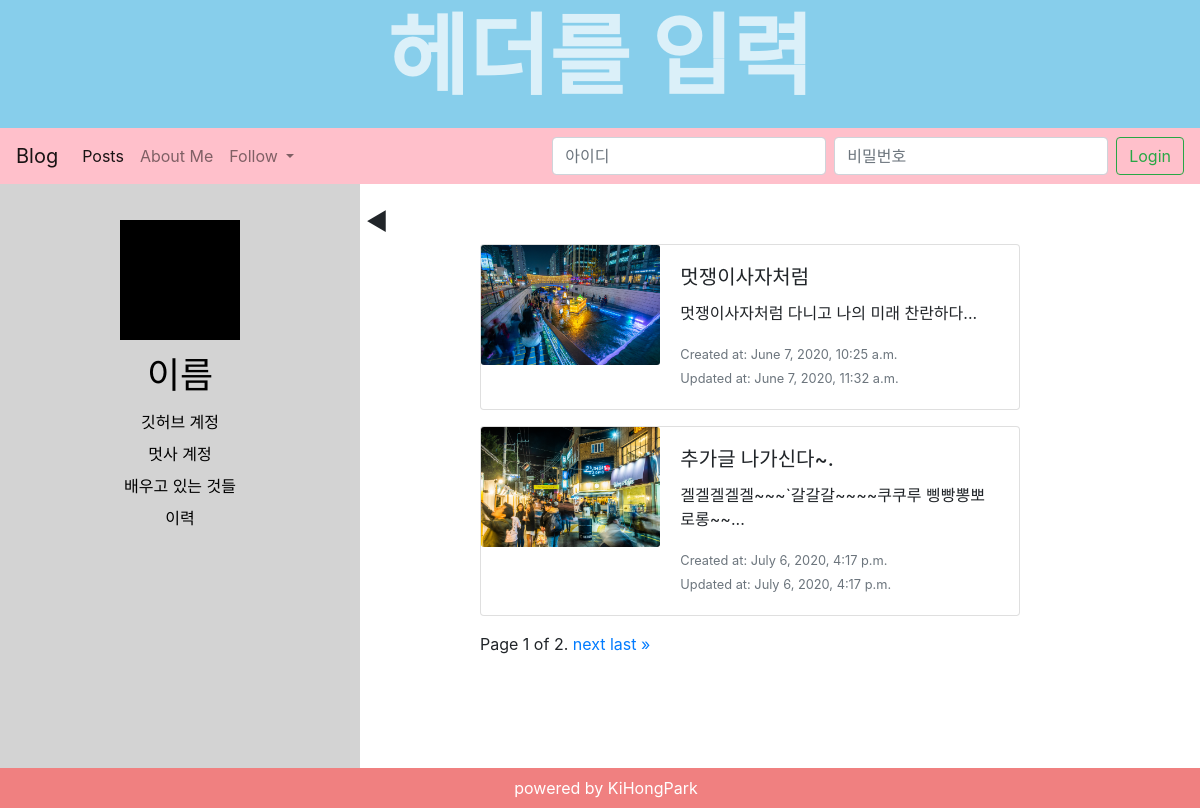
The page / on the database its author committed.
### posts/models.py (models this page shows, shortened)
class Post(models.Model):
    title = models.CharField(max_length= 100)
    body = models.TextField()
    img = models.ImageField(upload_to = "posts/image", null=True)
    created_at = models.DateTimeField(auto_now_add=True)
    updated_at = models.DateTimeField(auto_now=True)
    def summary(self): # self는 자기 자신을 가르킨다.
        return self.body[0:30] + "..." # 포스트 글의 body요소를 돌려주는데 0에서 30까지만 돌려준다.

### posts/views.py (the view)
# urls.py: 2. Add a URL to urlpatterns:  path('', views.home, name='home')
def home(request):
    posts = Post.objects.all() # posts는 게시글이 담긴 배열
    paginator = Paginator(posts, 2) # 페이지네이터 함수 사용 # 추가된 코드
    page_number = request.GET.get("page") # 페이지 넘버 가져오기 # 추가된 코드
    page_posts = paginator.get_page(page_number) # 추가된 코드
    return render(request, "posts/index.html", {"posts":page_posts}) # 변경된 코드

### posts/templates/posts/index.html (shortened to what this page needs)
{% load static from static %}
<!DOCTYPE html>
<html lang="en">
<head>
  <link rel="stylesheet" href="https://stackpath.bootstrapcdn.com/bootstrap/4.5.0/css/bootstrap.min.css"
>
  <link rel="stylesheet" href="{% static 'posts/css/index.css' %}">
</head>
<body>
  <header>
    <p>헤더를 입력</p>
  </header>
  <nav class="navbar navbar-expand-lg navbar-light">
    <a class="navbar-brand" href="#">Blog</a>
    <div class="collapse navbar-collapse" id="navbarSupportedContent">
      <ul class="navbar-nav mr-auto">
        <li class="nav-item active">
          <a class="nav-link" href="#">Posts<span class="sr-only">(current)</span></a>
        </li>
        <li class="nav-item">
          <a class="nav-link" href="#">About Me</a>
        </li>
        <li class="nav-item dropdown">
          <a class="nav-link dropdown-toggle" href="#" id="navbarDropdown" role="button" data-toggle="dropdown"
            aria-haspopup="true" aria-expanded="false">
            Follow
          </a>
        </li>
      </ul>
      <form class="form-inline my-2 my-lg-0">
        <input class="form-control mr-sm-2" type="id" placeholder="아이디" aria-label="ID">
        <input class="form-control mr-sm-2" type="id" placeholder="비밀번호" aria-label="PASSWORD">
        <button class="btn btn-outline-success my-2 my-sm-0" type="submit">Login</button>
      </form>
    </div>
  </nav>
  <div class="body-wrapper">
    <aside>
      <div class="button">◀</div>
      <div class="profile"></div>
      <div class="user-items">이름</div>
      <div class="user-items">깃허브 계정</div>
      <div class="user-items">멋사 계정</div>
      <div class="user-items">배우고 있는 것들</div>
      <div class="user-items">이력</div>
    </aside>
    <section>
      <div>
        <div>
          <div>
            {% for post in posts %}
            <div class="card mb-3" style="max-width: 540px;">
              <div class="row no-gutters">
                <div class="col-md-4">
                  <img src="{{ post.img.url }}" class="card-img" alt="...">
                </div>
                <div class="col-md-8">
                  <div class="card-body">
                    <h5 class="card-title">{{ post.title }}</h5>
                    <p class="card-text">{{post.summary}}</p>
                    <p class="card-text">
                      <small class="text-muted">Created at: {{ post.created_at }}</small><br />
                      <small class="text-muted">Updated at: {{ post.updated_at }}</small>
                    </p>
                  </div>
                </div>
              </div>
            </div>
            {% endfor %}
            <div class="pagination">
              <span class="step-links">
                <span class="current">
                  Page {{ posts.number }} of {{ posts.paginator.num_pages }}.
                </span>
                {% if posts.has_next %}
                <a href="?page={{ posts.next_page_number }}">next</a>
                <a href="?page={{ posts.paginator.num_pages }}">last &raquo;</a>
                {% endif %}
              </span>
            </div>
          </div>
        </div>
      </div>
    </section>
  </div>
  <footer>
    <div class="footer-items">
      powered by KiHongPark
    </div>
  </footer>
</body>
</html>

### posts/static/posts/css/index.css (style rules this page uses)
html { overflow: hidden; }
header { display: flex !important; align-items: center; justify-content: center; height: 16vh; background-color: rgb(135, 206, 235); }
header > p { color: white; font-size: 88px; opacity: 0.7; font-weight: bold; }
.navbar { background-color: rgb(255, 192, 203); }
.body-wrapper { display:flex; }
aside { position: absolute; transform: translateX(0%); transition: all 0.2s; display: flex; flex-direction: column; align-items: center; background-color: white; height: 73vh; width: 30%; max-width: 400; background-color: rgb(211, 211, 211); }
.button { width: 2vw; position: relative; top: 20px; left: 55%; cursor: pointer; font-size: 2vw; }
.profile { width: 10vw; height: 10vw; background-color: black; }
.user-items { margin-top: 8px; width: 60%; word-break: break-all; text-align: center; color: black; }
.user-items:nth-child(3) { font-size: 3vw; }
section { height: 73vh; width: 100%; display: flex !important; justify-content: flex-end; overflow-y: auto; }
section > div { transition: all 0.2s; width:70%; height:100%; display: flex; justify-content: center; }
section > div > div { height:100%; max-width: 700px; display:flex; flex-direction: column; }
section > div > div > div { height: 80%; width: 100%; display:flex; flex-direction:column; margin-top: 10%; }
footer { background-color: rgb(240, 128, 128); height: 5vh; width: 100%; display:flex; justify-content:center; align-items: center; }
.footer-items { color:white; padding-left: 12px; }

### rows shown on the page
Post: img (picture), title "멋쟁이사자처럼", summary "멋쟁이사자처럼 다니고 나의 미래 찬란하다...", created_at "June 7, 2020, 10:25 a.m.", updated_at "June 7, 2020, 11:32 a.m."
Post: img (picture), title "추가글 나가신다~.", summary "겔겔겔겔겔~~~`갈갈갈~~~~쿠쿠루 삥빵뽕뽀로롱~~...", created_at "July 6, 2020, 4:17 p.m.", updated_at "July 6, 2020, 4:17 p.m."

### other values the page prints
{{ posts.number }} "1"
{{ posts.paginator.num_pages }} "2"
